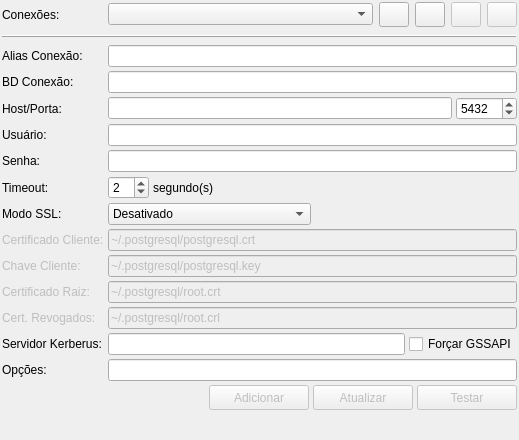
<?xml version="1.0" encoding="UTF-8"?>
<ui version="4.0">
 <class>ConfConexoesWidget</class>
 <widget class="QWidget" name="ConfConexoesWidget">
  <property name="geometry">
   <rect>
    <x>0</x>
    <y>0</y>
    <width>519</width>
    <height>440</height>
   </rect>
  </property>
  <property name="windowTitle">
   <string>Form</string>
  </property>
  <layout class="QGridLayout" name="gridLayout">
   <property name="margin">
    <number>2</number>
   </property>
   <property name="spacing">
    <number>4</number>
   </property>
   <item row="0" column="0">
    <widget class="QLabel" name="conexoes_lbl">
     <property name="text">
      <string>Conexões:</string>
     </property>
    </widget>
   </item>
   <item row="0" column="2" colspan="2">
    <layout class="QHBoxLayout" name="horizontalLayout_6">
     <property name="spacing">
      <number>6</number>
     </property>
     <item>
      <widget class="QComboBox" name="conexoes_cmb">
       <property name="insertPolicy">
        <enum>QComboBox::InsertAlphabetically</enum>
       </property>
      </widget>
     </item>
     <item>
      <widget class="QToolButton" name="nova_tb">
       <property name="enabled">
        <bool>true</bool>
       </property>
       <property name="minimumSize">
        <size>
         <width>30</width>
         <height>25</height>
        </size>
       </property>
       <property name="toolTip">
        <string>Criar nova conexão</string>
       </property>
       <property name="text">
        <string/>
       </property>
       <property name="icon">
        <iconset resource="../res/resources.qrc">
         <normaloff>:/icones/icones/novo.png</normaloff>:/icones/icones/novo.png</iconset>
       </property>
      </widget>
     </item>
     <item>
      <widget class="QToolButton" name="cancelar_tb">
       <property name="enabled">
        <bool>true</bool>
       </property>
       <property name="minimumSize">
        <size>
         <width>30</width>
         <height>25</height>
        </size>
       </property>
       <property name="toolTip">
        <string>Cancelar edição</string>
       </property>
       <property name="text">
        <string/>
       </property>
       <property name="icon">
        <iconset resource="../res/resources.qrc">
         <normaloff>:/icones/icones/fechar1.png</normaloff>:/icones/icones/fechar1.png</iconset>
       </property>
      </widget>
     </item>
     <item>
      <widget class="QToolButton" name="editar_tb">
       <property name="enabled">
        <bool>false</bool>
       </property>
       <property name="minimumSize">
        <size>
         <width>30</width>
         <height>25</height>
        </size>
       </property>
       <property name="toolTip">
        <string>Editar conexão selecionada</string>
       </property>
       <property name="text">
        <string/>
       </property>
       <property name="icon">
        <iconset resource="../res/resources.qrc">
         <normaloff>:/icones/icones/editar.png</normaloff>:/icones/icones/editar.png</iconset>
       </property>
      </widget>
     </item>
     <item>
      <widget class="QToolButton" name="excluir_tb">
       <property name="enabled">
        <bool>false</bool>
       </property>
       <property name="minimumSize">
        <size>
         <width>30</width>
         <height>25</height>
        </size>
       </property>
       <property name="toolTip">
        <string>Excluir conexão selecionada</string>
       </property>
       <property name="text">
        <string/>
       </property>
       <property name="icon">
        <iconset resource="../res/resources.qrc">
         <normaloff>:/icones/icones/excluir.png</normaloff>:/icones/icones/excluir.png</iconset>
       </property>
      </widget>
     </item>
    </layout>
   </item>
   <item row="1" column="0" colspan="4">
    <widget class="QFrame" name="div_ln">
     <property name="minimumSize">
      <size>
       <width>0</width>
       <height>10</height>
      </size>
     </property>
     <property name="frameShape">
      <enum>QFrame::HLine</enum>
     </property>
     <property name="frameShadow">
      <enum>QFrame::Raised</enum>
     </property>
    </widget>
   </item>
   <item row="2" column="0" colspan="2">
    <widget class="QLabel" name="alias_lbl">
     <property name="sizePolicy">
      <sizepolicy hsizetype="Fixed" vsizetype="Preferred">
       <horstretch>0</horstretch>
       <verstretch>0</verstretch>
      </sizepolicy>
     </property>
     <property name="text">
      <string>Alias Conexão:</string>
     </property>
    </widget>
   </item>
   <item row="2" column="2" colspan="2">
    <widget class="QLineEdit" name="alias_edt">
     <property name="minimumSize">
      <size>
       <width>0</width>
       <height>0</height>
      </size>
     </property>
     <property name="placeholderText">
      <string/>
     </property>
    </widget>
   </item>
   <item row="3" column="0" colspan="2">
    <widget class="QLabel" name="bd_conexao_lbl">
     <property name="sizePolicy">
      <sizepolicy hsizetype="Fixed" vsizetype="Preferred">
       <horstretch>0</horstretch>
       <verstretch>0</verstretch>
      </sizepolicy>
     </property>
     <property name="text">
      <string>BD Conexão:</string>
     </property>
    </widget>
   </item>
   <item row="3" column="2" colspan="2">
    <widget class="QLineEdit" name="bd_conexao_edt">
     <property name="sizePolicy">
      <sizepolicy hsizetype="Preferred" vsizetype="Fixed">
       <horstretch>0</horstretch>
       <verstretch>0</verstretch>
      </sizepolicy>
     </property>
     <property name="text">
      <string/>
     </property>
     <property name="placeholderText">
      <string/>
     </property>
    </widget>
   </item>
   <item row="4" column="0">
    <widget class="QLabel" name="host_lbl">
     <property name="sizePolicy">
      <sizepolicy hsizetype="Fixed" vsizetype="Preferred">
       <horstretch>0</horstretch>
       <verstretch>0</verstretch>
      </sizepolicy>
     </property>
     <property name="text">
      <string>Host/Porta:</string>
     </property>
    </widget>
   </item>
   <item row="4" column="2" colspan="2">
    <layout class="QHBoxLayout" name="horizontalLayout">
     <item>
      <widget class="QLineEdit" name="host_edt">
       <property name="minimumSize">
        <size>
         <width>0</width>
         <height>0</height>
        </size>
       </property>
       <property name="text">
        <string/>
       </property>
       <property name="placeholderText">
        <string/>
       </property>
      </widget>
     </item>
     <item>
      <widget class="QSpinBox" name="porta_sbp">
       <property name="minimum">
        <number>1025</number>
       </property>
       <property name="maximum">
        <number>65535</number>
       </property>
       <property name="value">
        <number>5432</number>
       </property>
      </widget>
     </item>
    </layout>
   </item>
   <item row="5" column="0">
    <widget class="QLabel" name="usuario_lbl">
     <property name="sizePolicy">
      <sizepolicy hsizetype="Fixed" vsizetype="Preferred">
       <horstretch>0</horstretch>
       <verstretch>0</verstretch>
      </sizepolicy>
     </property>
     <property name="text">
      <string>Usuário:</string>
     </property>
    </widget>
   </item>
   <item row="5" column="2" colspan="2">
    <widget class="QLineEdit" name="usuario_edt">
     <property name="minimumSize">
      <size>
       <width>0</width>
       <height>0</height>
      </size>
     </property>
     <property name="text">
      <string/>
     </property>
     <property name="placeholderText">
      <string/>
     </property>
    </widget>
   </item>
   <item row="6" column="0">
    <widget class="QLabel" name="senha_lbl">
     <property name="sizePolicy">
      <sizepolicy hsizetype="Fixed" vsizetype="Preferred">
       <horstretch>0</horstretch>
       <verstretch>0</verstretch>
      </sizepolicy>
     </property>
     <property name="text">
      <string>Senha:</string>
     </property>
    </widget>
   </item>
   <item row="6" column="2" colspan="2">
    <widget class="QLineEdit" name="senha_edt"/>
   </item>
   <item row="7" column="0">
    <widget class="QLabel" name="timeout_lbl">
     <property name="sizePolicy">
      <sizepolicy hsizetype="Fixed" vsizetype="Preferred">
       <horstretch>0</horstretch>
       <verstretch>0</verstretch>
      </sizepolicy>
     </property>
     <property name="text">
      <string>Timeout:</string>
     </property>
    </widget>
   </item>
   <item row="7" column="2">
    <layout class="QHBoxLayout" name="horizontalLayout_7">
     <item>
      <widget class="QSpinBox" name="timeout_sbp">
       <property name="value">
        <number>2</number>
       </property>
      </widget>
     </item>
     <item>
      <widget class="QLabel" name="segundos_lbl">
       <property name="sizePolicy">
        <sizepolicy hsizetype="Expanding" vsizetype="Preferred">
         <horstretch>0</horstretch>
         <verstretch>0</verstretch>
        </sizepolicy>
       </property>
       <property name="text">
        <string>segundo(s)</string>
       </property>
      </widget>
     </item>
    </layout>
   </item>
   <item row="8" column="0">
    <widget class="QLabel" name="modo_ssl_lbl">
     <property name="sizePolicy">
      <sizepolicy hsizetype="Fixed" vsizetype="Preferred">
       <horstretch>0</horstretch>
       <verstretch>0</verstretch>
      </sizepolicy>
     </property>
     <property name="text">
      <string>Modo SSL:</string>
     </property>
    </widget>
   </item>
   <item row="8" column="2">
    <widget class="QComboBox" name="modo_ssl_cmb">
     <property name="minimumSize">
      <size>
       <width>200</width>
       <height>0</height>
      </size>
     </property>
     <item>
      <property name="text">
       <string>Desativado</string>
      </property>
     </item>
     <item>
      <property name="text">
       <string>Permitir</string>
      </property>
     </item>
     <item>
      <property name="text">
       <string>Requerido</string>
      </property>
     </item>
     <item>
      <property name="text">
       <string>Verificação de AC</string>
      </property>
     </item>
     <item>
      <property name="text">
       <string>Verificação Completa</string>
      </property>
     </item>
    </widget>
   </item>
   <item row="8" column="3">
    <spacer name="horizontalSpacer_2">
     <property name="orientation">
      <enum>Qt::Horizontal</enum>
     </property>
     <property name="sizeHint" stdset="0">
      <size>
       <width>40</width>
       <height>20</height>
      </size>
     </property>
    </spacer>
   </item>
   <item row="9" column="0" colspan="2">
    <widget class="QLabel" name="cert_cliente_lbl">
     <property name="enabled">
      <bool>false</bool>
     </property>
     <property name="sizePolicy">
      <sizepolicy hsizetype="Fixed" vsizetype="Preferred">
       <horstretch>0</horstretch>
       <verstretch>0</verstretch>
      </sizepolicy>
     </property>
     <property name="text">
      <string>Certificado Cliente:</string>
     </property>
    </widget>
   </item>
   <item row="9" column="2" colspan="2">
    <widget class="QLineEdit" name="cert_cliente_edt">
     <property name="enabled">
      <bool>false</bool>
     </property>
     <property name="text">
      <string>~/.postgresql/postgresql.crt</string>
     </property>
     <property name="placeholderText">
      <string/>
     </property>
    </widget>
   </item>
   <item row="10" column="0" colspan="2">
    <widget class="QLabel" name="chave_cli_lbl">
     <property name="enabled">
      <bool>false</bool>
     </property>
     <property name="sizePolicy">
      <sizepolicy hsizetype="Fixed" vsizetype="Preferred">
       <horstretch>0</horstretch>
       <verstretch>0</verstretch>
      </sizepolicy>
     </property>
     <property name="text">
      <string>Chave Cliente:</string>
     </property>
    </widget>
   </item>
   <item row="10" column="2" colspan="2">
    <widget class="QLineEdit" name="chave_cli_edt">
     <property name="enabled">
      <bool>false</bool>
     </property>
     <property name="text">
      <string>~/.postgresql/postgresql.key</string>
     </property>
     <property name="placeholderText">
      <string/>
     </property>
    </widget>
   </item>
   <item row="11" column="0" colspan="2">
    <widget class="QLabel" name="cert_raiz_lbl">
     <property name="enabled">
      <bool>false</bool>
     </property>
     <property name="sizePolicy">
      <sizepolicy hsizetype="Fixed" vsizetype="Preferred">
       <horstretch>0</horstretch>
       <verstretch>0</verstretch>
      </sizepolicy>
     </property>
     <property name="text">
      <string>Certificado Raiz:</string>
     </property>
    </widget>
   </item>
   <item row="11" column="2" colspan="2">
    <widget class="QLineEdit" name="cert_raiz_edt">
     <property name="enabled">
      <bool>false</bool>
     </property>
     <property name="text">
      <string>~/.postgresql/root.crt</string>
     </property>
     <property name="placeholderText">
      <string/>
     </property>
    </widget>
   </item>
   <item row="12" column="0" colspan="2">
    <widget class="QLabel" name="crl_lbl">
     <property name="enabled">
      <bool>false</bool>
     </property>
     <property name="sizePolicy">
      <sizepolicy hsizetype="Fixed" vsizetype="Preferred">
       <horstretch>0</horstretch>
       <verstretch>0</verstretch>
      </sizepolicy>
     </property>
     <property name="text">
      <string>Cert. Revogados:</string>
     </property>
    </widget>
   </item>
   <item row="12" column="2" colspan="2">
    <widget class="QLineEdit" name="crl_edt">
     <property name="enabled">
      <bool>false</bool>
     </property>
     <property name="text">
      <string>~/.postgresql/root.crl</string>
     </property>
     <property name="placeholderText">
      <string/>
     </property>
    </widget>
   </item>
   <item row="13" column="0" colspan="2">
    <widget class="QLabel" name="serv_kerberus_lbl">
     <property name="enabled">
      <bool>true</bool>
     </property>
     <property name="sizePolicy">
      <sizepolicy hsizetype="Fixed" vsizetype="Preferred">
       <horstretch>0</horstretch>
       <verstretch>0</verstretch>
      </sizepolicy>
     </property>
     <property name="text">
      <string>Servidor Kerberus:</string>
     </property>
    </widget>
   </item>
   <item row="13" column="2" colspan="2">
    <layout class="QHBoxLayout" name="horizontalLayout_2">
     <item>
      <widget class="QLineEdit" name="serv_kerberus_edt">
       <property name="enabled">
        <bool>true</bool>
       </property>
      </widget>
     </item>
     <item>
      <widget class="QCheckBox" name="aut_gssapi_chk">
       <property name="sizePolicy">
        <sizepolicy hsizetype="Fixed" vsizetype="Fixed">
         <horstretch>0</horstretch>
         <verstretch>0</verstretch>
        </sizepolicy>
       </property>
       <property name="text">
        <string>Forçar GSSAPI</string>
       </property>
      </widget>
     </item>
    </layout>
   </item>
   <item row="14" column="0">
    <widget class="QLabel" name="opcoes_lbl">
     <property name="sizePolicy">
      <sizepolicy hsizetype="Fixed" vsizetype="Preferred">
       <horstretch>0</horstretch>
       <verstretch>0</verstretch>
      </sizepolicy>
     </property>
     <property name="text">
      <string>Opções:</string>
     </property>
    </widget>
   </item>
   <item row="14" column="2" colspan="2">
    <widget class="QLineEdit" name="opcoes_edt"/>
   </item>
   <item row="15" column="0" colspan="4">
    <layout class="QHBoxLayout" name="horizontalLayout_3">
     <item>
      <spacer name="horizontalSpacer">
       <property name="orientation">
        <enum>Qt::Horizontal</enum>
       </property>
       <property name="sizeHint" stdset="0">
        <size>
         <width>40</width>
         <height>20</height>
        </size>
       </property>
      </spacer>
     </item>
     <item>
      <widget class="QPushButton" name="adicionar_tb">
       <property name="enabled">
        <bool>false</bool>
       </property>
       <property name="minimumSize">
        <size>
         <width>100</width>
         <height>25</height>
        </size>
       </property>
       <property name="maximumSize">
        <size>
         <width>90</width>
         <height>25</height>
        </size>
       </property>
       <property name="text">
        <string>Adicionar</string>
       </property>
       <property name="icon">
        <iconset resource="../res/resources.qrc">
         <normaloff>:/icones/icones/adicionar.png</normaloff>:/icones/icones/adicionar.png</iconset>
       </property>
      </widget>
     </item>
     <item>
      <widget class="QPushButton" name="atualizar_tb">
       <property name="enabled">
        <bool>false</bool>
       </property>
       <property name="minimumSize">
        <size>
         <width>100</width>
         <height>25</height>
        </size>
       </property>
       <property name="maximumSize">
        <size>
         <width>90</width>
         <height>25</height>
        </size>
       </property>
       <property name="text">
        <string>Atualizar</string>
       </property>
       <property name="icon">
        <iconset resource="../res/resources.qrc">
         <normaloff>:/icones/icones/padroes.png</normaloff>:/icones/icones/padroes.png</iconset>
       </property>
      </widget>
     </item>
     <item>
      <widget class="QPushButton" name="testar_tb">
       <property name="enabled">
        <bool>false</bool>
       </property>
       <property name="minimumSize">
        <size>
         <width>100</width>
         <height>25</height>
        </size>
       </property>
       <property name="maximumSize">
        <size>
         <width>90</width>
         <height>25</height>
        </size>
       </property>
       <property name="text">
        <string>Testar</string>
       </property>
       <property name="icon">
        <iconset resource="../res/resources.qrc">
         <normaloff>:/icones/icones/conexaobd.png</normaloff>:/icones/icones/conexaobd.png</iconset>
       </property>
      </widget>
     </item>
    </layout>
   </item>
   <item row="16" column="1">
    <spacer name="verticalSpacer_4">
     <property name="orientation">
      <enum>Qt::Vertical</enum>
     </property>
     <property name="sizeHint" stdset="0">
      <size>
       <width>20</width>
       <height>0</height>
      </size>
     </property>
    </spacer>
   </item>
  </layout>
 </widget>
 <resources>
  <include location="../res/resources.qrc"/>
 </resources>
 <connections/>
</ui>
